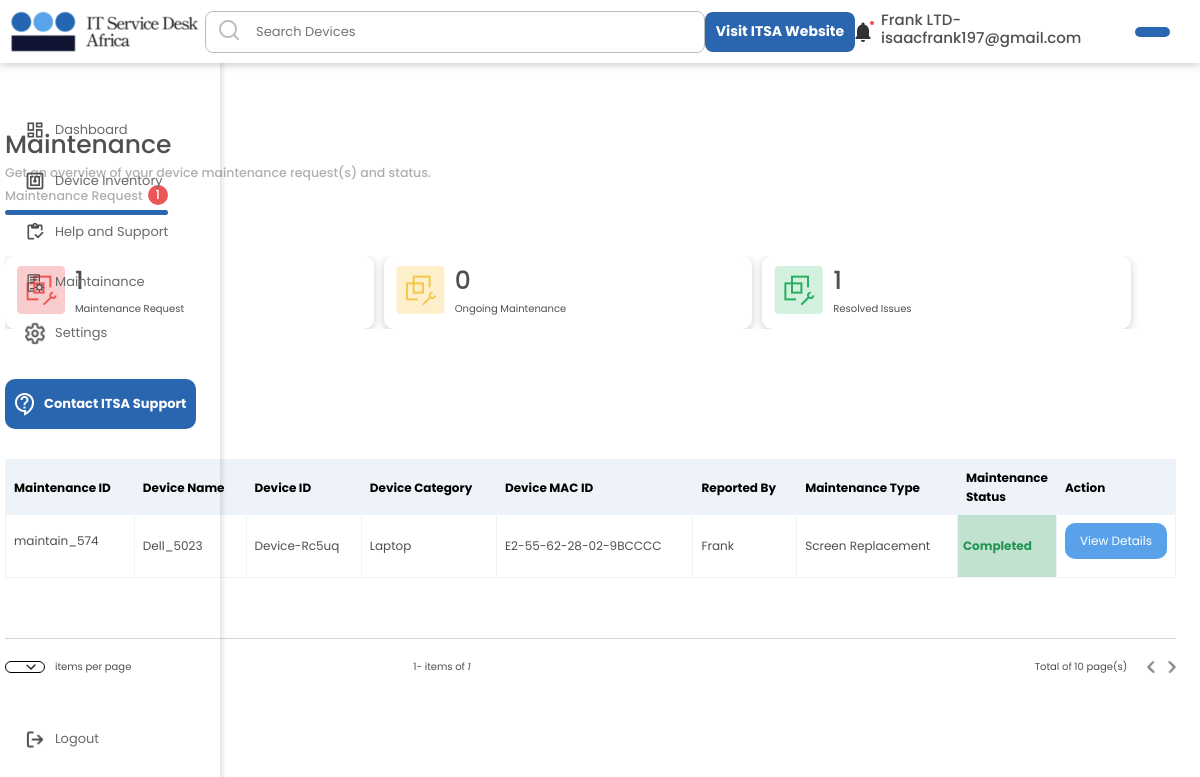
The app's page /staff/staffmaintenancerequests/ (signed in) with its own data.
### userarea/models.py (models this page shows, shortened)
class MaintenanceRequest(models.Model):
    user = models.ForeignKey(User, null=True, on_delete=models.CASCADE)
    MaintainDeviceName = models.CharField(max_length= 300, null=True, blank = True)
    MaintainDeviceType = models.CharField(max_length= 300, null=True, blank = True)
    MaintainDeviceUserDepartment = models.CharField(max_length= 300, null=True, blank = True)
    MaintainDeviceID = models.CharField(max_length= 300, null=True, blank = True)
    MaintainDeviceIP = models.CharField(max_length= 300, null=True, blank = True)
    MaintainDeviceMAC_ID = models.CharField(max_length= 300, null=True, blank = True)
    MaintainType = models.CharField(max_length= 300, null=True, blank = True)
    MaintainDeviceCategory = models.CharField(max_length= 300, null=True, blank = True)
    MaintainDeviceLocation = models.CharField(max_length= 300, null=True, blank = True)
    MaintainStatus = models.CharField(max_length= 300,choices = MAINTAINANCE_STATUS_CHOICE, default = 'Pending', null=True, blank = True)
    MaintainDeviceUserID = models.CharField(max_length= 300, null=True, blank = True)
    MaintainRequesterEmailAddress = models.EmailField(max_length= 300, null=True, blank = True)
    CompanyUniqueCode = models.EmailField(max_length= 300, null=True, blank = True)
    MaintainRequester = models.CharField(max_length= 300, null=True, blank = True)
    MaintainRequestID = models.CharField(max_length= 300, null=True, blank = True)
    MaintainRequestDescription = models.CharField(max_length= 30000, null=True, blank = True)
    currentMonth = models.CharField(max_length= 3000, null=True, blank = True)
    created_at = models.DateTimeField(auto_now_add=True)
    edited_at = models.DateTimeField(auto_now=True)
    class Meta:
        ordering = ['-edited_at', '-created_at']

### staffapp/views.py (the view)
# urls.py: path('staffmaintenancerequests/', views.StaffMaintainance, name="StaffMaintainance"),
@login_required(login_url='StaffLogin')
def StaffMaintainance(request):
    if request.method == 'GET' and 'requesttoviewdetails' in request.GET:
        requesttoviewdetailsMain = request.GET['requesttoviewdetails']
        currentDevice = MaintenanceRequest.objects.filter(MaintainRequestID = requesttoviewdetailsMain)
        return redirect('MaintainanceDetails', name = requesttoviewdetailsMain )
    if request.method == 'GET' and 'idforeditmain' in request.GET:
        idforedit = request.GET['idforeditmain']
        currentDevice = MaintenanceRequest.objects.get(MaintainRequestID = idforedit).MaintainRequestID
        return redirect('EditMaintenenceRequest', name = currentDevice )
    allMaintains = MaintenanceRequest.objects.filter(user = request.user)
    allMaintainsCount = allMaintains.count()
    allUsers = User.objects.all()
    allCompletedRequests = MaintenanceRequest.objects.filter(Q(MaintainStatus = 'Completed') & Q(user = request.user))
    allCompletedRequestsCount = allCompletedRequests.count()
    allCanceledRequests = MaintenanceRequest.objects.filter(Q(MaintainStatus = 'Canceled') & Q(user = request.user))
    allCanceledRequestsCount = allCanceledRequests.count()
    allOngoingRequests = MaintenanceRequest.objects.filter(Q(MaintainStatus = 'Ongoing') & Q(user = request.user))
    allOngoingRequestsCount = allOngoingRequests.count()
    context = {'allOngoingRequestsCount':allOngoingRequestsCount, 'allCompletedRequestsCount':allCompletedRequestsCount,
    'allCanceledRequestsCount':allCanceledRequestsCount, 'allUsers':allUsers,
    'allMaintains':allMaintains, 'allMaintainsCount':allMaintainsCount}
    return render(request, 'staffapp/staffmaintainance.html', context)

### staffapp/templates/staffapp/staffmaintainance.html (shortened to what this page needs)
{% include 'staffgeneral.html' %}
{% load static %}
{% block content %}
<!DOCTYPE html>
<html lang="en">
	<head>
		<link rel="stylesheet" href={% static 'dashboard/css/style.css' %} />
		<link rel="stylesheet" href={% static 'inventory/css/style.css' %} />
		<link rel="stylesheet" href={% static 'maintenance/css/style.css' %} />
		<link href="https://unpkg.com/aos@2.3.1/dist/aos.css" rel="stylesheet">
	</head>
	<body class='body'>
		<div class='main'>
            <h1>Maintenance</h1>
			<div class='subIntroSection'>
				<div>
					<h5>
						Get an overview of your device maintenance request(s) and status.
					</h5>
				</div>
				<div class='MaintenanceSelectSection'>
					<h5>
						<div class='MaintenanceSelectSectionInner'>
							Maintenance Request
							<div class='maintainRequestCount'>
								<p>{{allMaintainsCount}}</p>
							</div>
						</div>
						<div class='maintainRequestLine maintainLine'></div>
					</h5>
				</div>
			</div>
			<div>
				<div class='maintainReqMainOut'>
					<div class='maintainReqMain'>
						<div>
						</div>
						<div>
							<h1 class='maintenanceReqeustCount'>{{ allMaintainsCount }}</h1>
							<p>Maintenance Request</p>
						</div>
					</div>
					<div class='maintainReqMain'>
						<div>
							<img src={% static 'maintenance/img/yellow.png' %} />
						</div>
						<div>
							<h1>{{ allOngoingRequestsCount }}</h1>
							<p>Ongoing Maintenance</p>
						</div>
					</div>
					<div class='maintainReqMain'>
						<div>
							<img src={% static 'maintenance/img/green.png' %} />
						</div>
						<div>
							<h1>{{ allCompletedRequestsCount }}</h1>
							<p>Resolved Issues</p>
						</div>
					</div>
				</div>
			</div>
			<div>
			<div class='deviceinventorymaintop'>
				<div class='searchsidebtns'>
					<div class='scannetworkbtn'>
						<button>
							<img src={% static 'maintenance/img/support.png' %} />
							<p>Contact ITSA Support</p>
						</button>
					</div>
				</div>
			</div>
			</div>
			<div>
				<table  id="paginated-list" >
					<tr>
						<th>Maintenance ID</th>
						<th>Device Name</th>
						<th>Device ID</th>
						<th>Device Category</th>
						<th>Device MAC ID</th>
						<th>Reported By</th>
						<th>Maintenance Type</th>
						<th>Maintenance Status</th>
						<th>Action</th>
					</tr>
					{% for allMaintains in allMaintains %}
					<div class='item'>
						<tr class='item'>
							<td class='maintainName'>
								<p>{{ allMaintains.MaintainRequestID }}</p>
							</td>
							<td>{{ allMaintains.MaintainDeviceName }}</td>
							<td>{{ allMaintains.MaintainDeviceID }}</td>
							<td>{{ allMaintains.MaintainDeviceCategory }}</td>
							<td>{{ allMaintains.MaintainDeviceMAC_ID }}</td>
							<td>{{ allMaintains.MaintainRequester }}</td>
							<td>{{ allMaintains.MaintainType }}</td>
							<td class={{ allMaintains.MaintainStatus }}>{{ allMaintains.MaintainStatus }}</td>
							<td class='downarrow'>
								<a href= /staff/staffmaintenancdetail/{{ allMaintains.MaintainRequestID }}/ >
									<p class='viewdetails'>View Details</p>
								</a>
							</td>
						</tr>
					</div>
					{% endfor %}
				</table>
				<hr/>
				<div class='pagesdetailsseection'>
					<div class='perpagecount'>
						<div>
							<div class='selectedNumber'>
								<img src={% static 'inventory/img/selectnav.png' %} />
							</div>
						</div>
						<div>
							<p>items per page</p>
						</div>
					</div>
					<div class='perpagecount2'>
						1- items of <i>{{ allMaintainsCount }}</i>
					</div>
					<div class='pages'>
						<div>Total of <span class='pageNumberCount'>10</span> page(s)</div>
						<div class='navigation'>
							<img class='navLeft' id='prev-button' src={% static 'inventory/img/left.png' %} />
							<img id="next-button" src={% static 'inventory/img/right.png' %} />
						</div>
					</div>
				</div>
			</div>
        </div>
    </body>
</html>
{% endblock content %}

### staffapp/templates/staffgeneral.html (shortened to what this page needs)
{% load static %}
<!DOCTYPE html>
<html lang="en">
	<head>
		<link rel="stylesheet" href="https://maxcdn.bootstrapcdn.com/bootstrap/3.4.1/css/bootstrap.min.css">
		<link rel="stylesheet" href={% static 'staffgeneral/css/style.css' %} />
		<link href="https://cdnjs.cloudflare.com/ajax/libs/mdb-ui-kit/6.1.0/mdb.min.css" rel="stylesheet" />
		<link href="https://unpkg.com/aos@2.3.1/dist/aos.css" rel="stylesheet">
	</head>
	<body>
        {% include 'staffnavbar.html' %}{% block content %}{% endblock content %}
    </body>
    </html>

### staffapp/templates/staffnavbar.html (shortened to what this page needs)
{% load static %}
{% block content %}
<body>
    <nav>
        <div>
            <img src={% static 'general/img/itsalogopng1.png' %} />
        </div>
        <div class='search'>
            <form method='GET' action="{% url 'StaffSearchresult' %}">
                <input type='text' name='q' placeholder='Search Devices' />
            </form>
            <img class='searchIcon' src={% static 'general/img/searchicon.png' %} />
        </div>
        <div class='navBtn'>
            <button>
                <p>Visit ITSA Website</p>
            </button>
        </div>
        <div class='notifysection'>
            <div class='notifyout' >
                <img class='notify' src={% static 'general/img/notify.png' %} />
                <img class='notifyactive' src={% static 'general/img/notify-active.png' %} />
            </div>
            <div class='notifysectioninner'>
                {% if request.identity_context_data.authenticated %}
                    <h4>{{ request.identity_context_data.username }}</h4>
                {% else %}
                    <h4>{{ request.user.last_name }}</h4>
                {% endif %}
                <div class='profileimgsectiontext'>
                </div>
            </div>
        </div>
    </nav>
    <div class='sidebarsection'>
        <a href={% url 'StaffDashboard' %}>
            <div class='sidebar dashboard'>
                <img src={% static 'dashboard/img/dashboard.png' %} />
                <p>Dashboard</p>
            </div>
        <a href={% url 'StaffDeviceInventory' %}>
            <div class='sidebar deviceinventory '>
                <img src={% static 'general/img/device.png' %} />
                <p>Device Inventory</p>
            </div>
        <a href={% url 'StaffSolution' %}>
            <div class='sidebar support'>
                <img src={% static 'general/img/help.png' %} />
                <p>Help and Support</p>
            </div>
        <a href={% url 'StaffMaintainance' %}>
            <div class='sidebar maintain'>
                <img src={% static 'general/img/maintainance.png' %} />
                <p>Maintainance</p>
            </div>
        <a href={% url 'StaffSetting' %}>
            <div class='sidebar settings'>
                <img src={% static 'general/img/settings.png' %} />
                <p>Settings</p>
            </div>
            <div class='sidebar logout'>
                <img src={% static 'general/img/logout.png' %} />
                <p>Logout</p>
            </div>
    </div>
</body>
{% endblock content %}

### static/staffgeneral/css/style.css (style rules this page uses)
* { box-sizing: border-box; margin: 0; padding: 0; font-family: 'Poppins', sans-serif; }
nav { background-color: white; padding: 5px; display: flex; justify-content: space-between; align-items: center; font-size: 1.3rem; box-shadow: 0 2px 8px 0 rgba(0, 0, 0, 0.2); position: fixed; width: 100vw; z-index: 3; }
.notifysectioninner { cursor: pointer; }
.notifysection { display: flex; align-items: center; justify-content: space-between; }
.notifysection img { margin-right: 10px; }
.notifysectioninner { align-items: center; display: flex; padding-right: 20px; }
.profileimgsectiontext { width: 40px; font-size: 1rem; background-color:#2A66B0; color: white; margin: 5px; padding-top: 5px; text-align: center; border-radius: 40px; }
.search input { display: flex; align-items: center; border: solid rgb(190, 190, 190) 1px; border-radius: 8px; width: 500px; position: relative; height: 40px; padding: 20px; padding-left: 50px; background-color: transparent; }
.searchIcon { position: absolute; top: 18px; padding-left: 7px; }
.search img { margin-right: 5px; margin-left: 5px; }
nav button { background-color: #2A66B0; border: none; color: white; align-items: center; width: 150px; font-size: 1.4rem; height: 40px; padding: 8px 5px 5px 5px; border-radius: 8px; font-weight: bold; }
.notifyout { position: relative; }
.notifyactive { position: absolute; right: -3px; }
.sidebarsection { padding-top: 100px; padding-left: 20px; height: 100vh; width: 220px; position: fixed; box-shadow: 0 2px 8px 0 rgba(0, 0, 0, 0.2); z-index: 2; color: black; }
.sidebar { display: flex; align-items: center; margin-top: 10px; transition: 0.2s ease-in-out; cursor: pointer; width: 95%; padding: 0px 5px; border-radius: 8px; color: rgb(105, 105, 105); }
.sidebar img { margin-right: 10px; width: 20px; }
.sidebar p { margin-top: 10px; font-size: 1.3rem; }
.logout { position: absolute; bottom: 40px; width: 85%; }

### static/dashboard/css/style.css (style rules this page uses)
* { box-sizing: border-box; margin: 0; padding: 0; font-family: 'Poppins', sans-serif; }
body { overflow-x: hidden; }
.main { padding-top: 100px; padding-left: 240px; }
.main h5 { color: rgb(175, 175, 175); }
.scannetworkbtn button { background-color: white; border: #2A66B0 solid 1px; color:#2A66B0; }
.deviceinventorymaintop { display: grid; grid-template-columns: 42% 68.5%; justify-content: space-between; margin-right: 110px; align-items: center; }
.search img { margin-right: 5px; margin-left: 5px; }
table td a { color: black }
table { margin-top: 30px; border: 1px solid white; width: 100%; font-size: 1.2rem; margin-bottom: 60px; overflow: scroll; }
td, th { border: 1px solid #EEF3F9; text-align: left; padding: 8px; }
th { border: 1px solid #EEF3F9; text-align: left; padding: 8px; color: black; }
tr:nth-child(1) { color: #4F4F4F; background-color: #EEF3F9; }
@media only screen and (max-width: 1202px) { .main { padding-top: 120px; padding-left: 5px; } }

### static/inventory/css/style.css (style rules this page uses)
* { box-sizing: border-box; margin: 0; padding: 0; font-family: Poppins; }
body { overflow-x: hidden; }
.main { padding-top: 100px; padding-left: 250px; width: 98%; }
.deviceinventorymaintop { margin-top: 50px; display: flex; align-items: center; width: 100%; }
.scannetworkbtn button { color:#2A66B0; display: flex; padding: 10px; border-radius: 10px; font-size: 1.3rem; width: 140px; font-weight: bold; height: 50px; align-items: center; border: none; justify-content: space-around; background-color: #E1E7FC; }
.scannetworkbtn button p { margin-top: 10px; }
.searchsidebtns { display: flex; }
.pagesdetailsseection { display: flex; justify-content: space-between; align-items: center; margin-bottom: 50px; }
.perpagecount { display: flex; align-items: center; }
.perpagecount p { margin-top: 10px; }
.pages { display: flex; align-items: center; }
.navigation { margin-left: 20px; }
.navLeft { margin-right: 10px; }
.navigation img { width: 8px; cursor: pointer; transition: 0.2s ease-in-out; }
.selectedNumber { border: solid 1px black; border-radius: 10px; display: flex; align-items: center; justify-content: space-around; width: 40px; margin-right: 10px; font-size: 1.2rem; margin-bottom: 0px; margin-top: 0px; padding: 2px; cursor: pointer; }
@media only screen and (max-width: 1202px) { .main { padding-top: 130px; padding-left: 5px; } }
@media only screen and (max-width: 1202px) { .searchsidebtns button { margin-left: 0px; width: 180px; height: 40px; } }
@media only screen and (max-width: 1202px) { .scannetworkbtn button p { margin-top: 10px; } }

### records on screen
MaintenanceRequest: MaintainRequestID "maintain_574", MaintainDeviceName "Dell_5023", MaintainDeviceID "Device-Rc5uq", MaintainDeviceCategory "Laptop", MaintainDeviceMAC_ID "E2-55-62-28-02-9BCCCC", MaintainRequester "Frank", MaintainType "Screen Replacement", MaintainStatus "Completed"

### other values on screen
{{ request.user.last_name }} "Frank LTD-isaacfrank197@gmail.com"
{{ allMaintainsCount }} "1"
{{ allOngoingRequestsCount }} "0"
{{ allCompletedRequestsCount }} "1"
